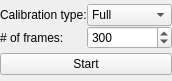
<?xml version="1.0" encoding="UTF-8"?>
<ui version="4.0">
 <class>CalibrationWidget</class>
 <widget class="QWidget" name="CalibrationWidget">
  <property name="enabled">
   <bool>true</bool>
  </property>
  <property name="geometry">
   <rect>
    <x>0</x>
    <y>0</y>
    <width>172</width>
    <height>81</height>
   </rect>
  </property>
  <property name="minimumSize">
   <size>
    <width>172</width>
    <height>81</height>
   </size>
  </property>
  <property name="baseSize">
   <size>
    <width>0</width>
    <height>104</height>
   </size>
  </property>
  <property name="windowTitle">
   <string>Form</string>
  </property>
  <layout class="QVBoxLayout" name="verticalLayout_2">
   <property name="spacing">
    <number>0</number>
   </property>
   <property name="leftMargin">
    <number>0</number>
   </property>
   <property name="topMargin">
    <number>0</number>
   </property>
   <property name="rightMargin">
    <number>0</number>
   </property>
   <property name="bottomMargin">
    <number>0</number>
   </property>
   <item>
    <layout class="QGridLayout" name="gridLayout">
     <item row="0" column="0">
      <widget class="QLabel" name="calibTypeLabel">
       <property name="text">
        <string>Calibration type:</string>
       </property>
      </widget>
     </item>
     <item row="1" column="0">
      <widget class="QLabel" name="calibFramesLabel">
       <property name="text">
        <string># of frames:</string>
       </property>
      </widget>
     </item>
     <item row="0" column="2">
      <widget class="QComboBox" name="calibType">
       <item>
        <property name="text">
         <string>Full</string>
        </property>
       </item>
       <item>
        <property name="text">
         <string>Refine</string>
        </property>
       </item>
      </widget>
     </item>
     <item row="1" column="2">
      <widget class="QSpinBox" name="calibFrames">
       <property name="maximum">
        <number>10000</number>
       </property>
       <property name="value">
        <number>300</number>
       </property>
      </widget>
     </item>
    </layout>
   </item>
   <item>
    <widget class="QPushButton" name="calibButton">
     <property name="text">
      <string>Start</string>
     </property>
     <property name="checkable">
      <bool>true</bool>
     </property>
    </widget>
   </item>
  </layout>
 </widget>
 <resources/>
 <connections/>
</ui>
